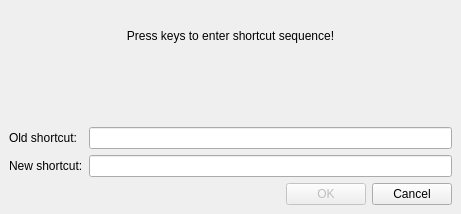
<ui version="4.0" >
 <author></author>
 <comment></comment>
 <exportmacro></exportmacro>
 <class>ShortcutCaptureDialogBase</class>
 <widget class="QDialog" name="ShortcutCaptureDialogBase" >
  <property name="geometry" >
   <rect>
    <x>0</x>
    <y>0</y>
    <width>461</width>
    <height>214</height>
   </rect>
  </property>
  <property name="windowTitle" >
   <string>Enter shortcut sequence</string>
  </property>
  <property name="modal" >
   <bool>true</bool>
  </property>
  <layout class="QGridLayout" >
   <property name="margin" >
    <number>9</number>
   </property>
   <property name="spacing" >
    <number>6</number>
   </property>
   <item row="4" column="0" colspan="2" >
    <layout class="QHBoxLayout" >
     <property name="margin" >
      <number>0</number>
     </property>
     <property name="spacing" >
      <number>6</number>
     </property>
     <item>
      <spacer>
       <property name="orientation" >
        <enum>Qt::Horizontal</enum>
       </property>
       <property name="sizeHint" >
        <size>
         <width>40</width>
         <height>20</height>
        </size>
       </property>
      </spacer>
     </item>
     <item>
      <widget class="QPushButton" name="okButton" >
       <property name="enabled" >
        <bool>false</bool>
       </property>
       <property name="text" >
        <string>OK</string>
       </property>
       <property name="shortcut" >
        <string/>
       </property>
      </widget>
     </item>
     <item>
      <widget class="QPushButton" name="cancelButton" >
       <property name="text" >
        <string>Cancel</string>
       </property>
       <property name="shortcut" >
        <string/>
       </property>
      </widget>
     </item>
    </layout>
   </item>
   <item row="3" column="0" >
    <widget class="QLabel" name="nshrtTextLabel" >
     <property name="text" >
      <string>New shortcut:</string>
     </property>
    </widget>
   </item>
   <item row="2" column="1" >
    <widget class="QLineEdit" name="oshrtLabel" >
     <property name="readOnly" >
      <bool>true</bool>
     </property>
    </widget>
   </item>
   <item row="0" column="0" colspan="2" >
    <widget class="QLabel" name="descrLabel" >
     <property name="text" >
      <string>Press keys to enter shortcut sequence!</string>
     </property>
     <property name="alignment" >
      <set>Qt::AlignCenter</set>
     </property>
    </widget>
   </item>
   <item row="2" column="0" >
    <widget class="QLabel" name="oshrtTextLabel" >
     <property name="text" >
      <string>Old shortcut:</string>
     </property>
    </widget>
   </item>
   <item row="3" column="1" >
    <widget class="QLineEdit" name="nshrtLabel" >
     <property name="readOnly" >
      <bool>true</bool>
     </property>
    </widget>
   </item>
   <item row="1" column="0" colspan="2" >
    <widget class="QLabel" name="messageLabel" >
     <property name="text" >
      <string/>
     </property>
    </widget>
   </item>
  </layout>
 </widget>
 <layoutdefault spacing="6" margin="11" />
 <pixmapfunction>qPixmapFromMimeSource</pixmapfunction>
 <resources/>
 <connections/>
</ui>
